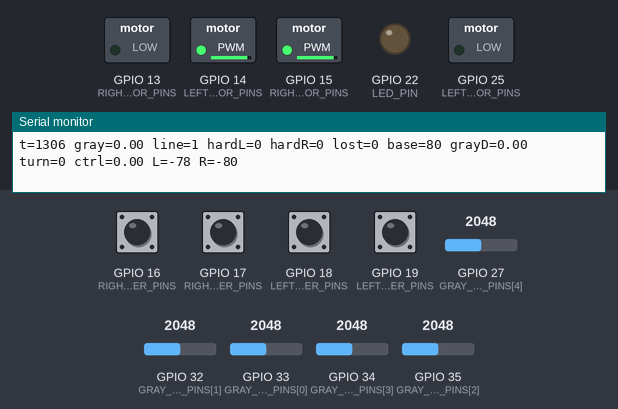
This program was run on a simulated ESP32. On the bench: switched loads named in the program (green lamp = pin HIGH), output pins drawn as LEDs (lit = HIGH), the last lines printed to the serial monitor. The test bench sets the inputs (shaded band); at power-on: GPIO 16 (RIGHT_ENCODER_PINS), GPIO 17 (RIGHT_ENCODER_PINS), GPIO 18 (LEFT_ENCODER_PINS), GPIO 19 (LEFT_ENCODER_PINS) HIGH, GPIO 27 (GRAY_SENSOR_PINS[4]) = 2048, GPIO 32 (GRAY_SENSOR_PINS[1]) = 2048, GPIO 33 (GRAY_SENSOR_PINS[0]) = 2048, GPIO 34 (GRAY_SENSOR_PINS[3]) = 2048, GPIO 35 (GRAY_SENSOR_PINS[2]) = 2048 (analog values on the 0–4095 scale).

Above: at 1.5 s.
1.6 s: GPIO 27 (GRAY_SENSOR_PINS[4]) set to 2866
At 1.95 s:
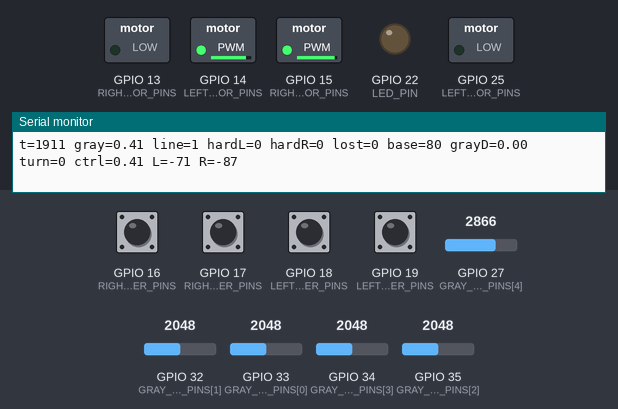
4.6 s: GPIO 32 (GRAY_SENSOR_PINS[1]) set to 2866
At 4.96 s:
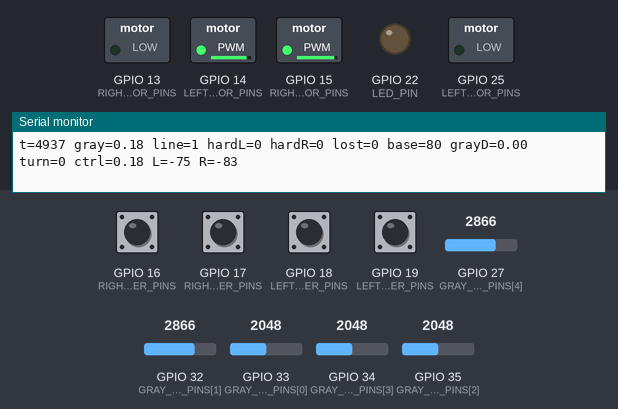
7.6 s: GPIO 33 (GRAY_SENSOR_PINS[0]) set to 2866
At 7.97 s:
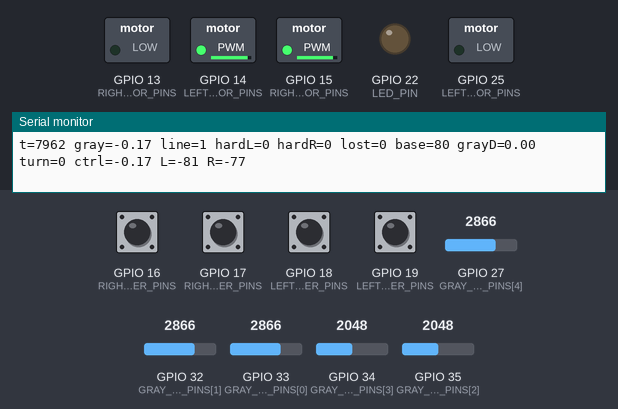
10.6 s: GPIO 34 (GRAY_SENSOR_PINS[3]) set to 2866
At 10.98 s:
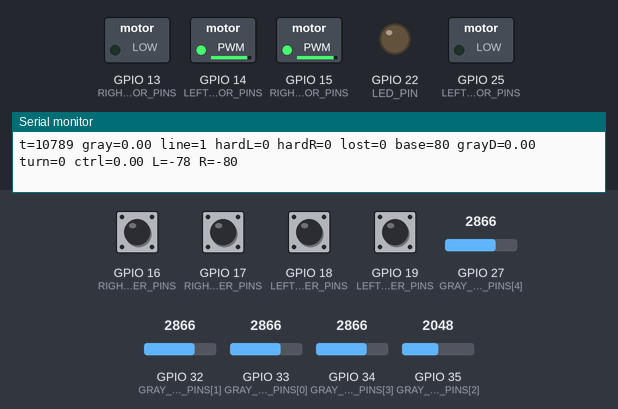
13.6 s: GPIO 27 (GRAY_SENSOR_PINS[4]) set to 3972
At 13.99 s:
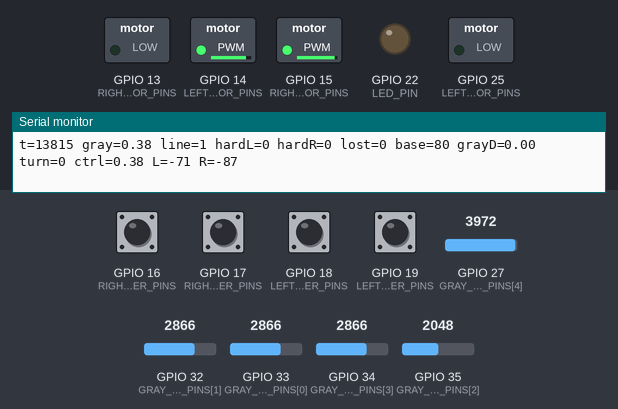
16.6 s: GPIO 35 (GRAY_SENSOR_PINS[2]) set to 2866
At 16.99 s:
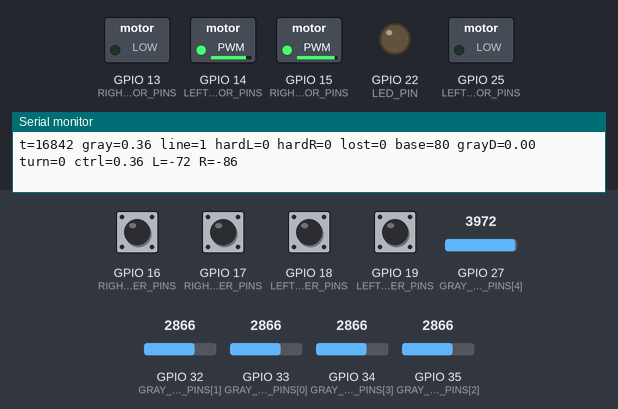
Timing chart, 0 to 20.6 s (numbered marks = the images above; inputs shaded):
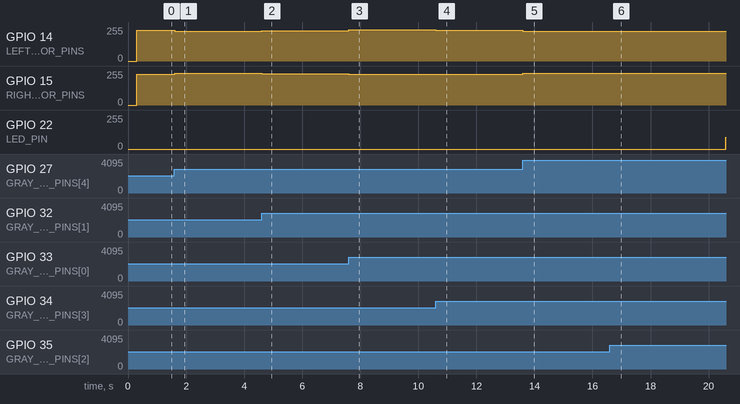

Measured:
- after the input at 1.6 s, GPIO 14 (LEFT_MOTOR_PINS): 230/255 → 222/255 at once; GPIO 15 (RIGHT_MOTOR_PINS): 232/255 → 240/255 at once; GPIO 22 (LED_PIN): stays 0/255 (without the input it goes to 197/255 after 3.0 s)
- after the input at 4.6 s, GPIO 14 (LEFT_MOTOR_PINS): 222/255 → 227/255 at once; GPIO 15 (RIGHT_MOTOR_PINS): 240/255 → 236/255 at once; GPIO 22 (LED_PIN): stays 0/255 (without the input it goes to 141/255 after 3.0 s)
- after the input at 7.6 s, GPIO 14 (LEFT_MOTOR_PINS): 227/255 → 233/255 at once; GPIO 15 (RIGHT_MOTOR_PINS): 236/255 → 229/255 at once; GPIO 22 (LED_PIN): stays 0/255 (without the input it goes to 30/255 after 3.0 s)
- after the input at 10.6 s, GPIO 14 (LEFT_MOTOR_PINS): 233/255 → 230/255 at once; GPIO 15 (RIGHT_MOTOR_PINS): 229/255 → 232/255 at once; GPIO 22 (LED_PIN): stays 0/255 (without the input it goes to 197/255 after 3.0 s)
- after the input at 13.6 s, GPIO 14 (LEFT_MOTOR_PINS): 230/255 → 222/255 at once; GPIO 15 (RIGHT_MOTOR_PINS): 232/255 → 240/255 at once; GPIO 22 (LED_PIN): stays 0/255 (without the input it goes to 141/255 after 3.0 s)
- after the input at 16.6 s, GPIO 14 (LEFT_MOTOR_PINS): 222/255 → 223/255 at once; GPIO 15 (RIGHT_MOTOR_PINS): 240/255 → 239/255 at once

The program:

main.cpp
```cpp
#include <Arduino.h>
#include <math.h>
#include <stdio.h>
#include "params.h"

class Motor {
public:
    Motor(int in1, int in2, int ch1, int ch2, bool reverse = false)
        : in1Pin(in1), in2Pin(in2), pwmCh1(ch1), pwmCh2(ch2), reversed(reverse) {}

    void begin() {
        ledcSetup(pwmCh1, PWM_FREQ, PWM_RESOLUTION);
        ledcSetup(pwmCh2, PWM_FREQ, PWM_RESOLUTION);
        ledcAttachPin(in1Pin, pwmCh1);
        ledcAttachPin(in2Pin, pwmCh2);
        stop();
    }

    void setSpeed(int speed) {
        speed = constrain(speed, -100, 100);

        if (reversed) {
            speed = -speed;
        }

        int absSpeed = abs(speed);
        int duty = 0;

        if (absSpeed > 0) {
            const int MIN_DUTY = 580;
            duty = map(absSpeed, 1, 100, MIN_DUTY, PWM_MAX);
            duty = constrain(duty, 0, PWM_MAX);
        }

        if (speed > 0) {
            ledcWrite(pwmCh1, duty);
            ledcWrite(pwmCh2, 0);
        } else if (speed < 0) {
            ledcWrite(pwmCh1, 0);
            ledcWrite(pwmCh2, duty);
        } else {
            stop();
        }
    }

    void stop() {
        ledcWrite(pwmCh1, 0);
        ledcWrite(pwmCh2, 0);
    }

private:
    int in1Pin;
    int in2Pin;
    int pwmCh1;
    int pwmCh2;
    bool reversed;
};

class Encoder {
public:
    Encoder(int a, int b, bool reverse = false)
        : pinA(a), pinB(b), reversed(reverse) {}

    void begin() {
        pinMode(pinA, INPUT_PULLUP);
        pinMode(pinB, INPUT_PULLUP);
        lastA = digitalRead(pinA);
    }

    void update() {
        int currentA = digitalRead(pinA);
        int currentB = digitalRead(pinB);

        if (currentA != lastA && currentA == HIGH) {
            int step = (currentB == LOW) ? -1 : 1;
            count += reversed ? -step : step;
        }

        lastA = currentA;
    }

    long read() {
        return count;
    }

    void reset() {
        count = 0;
    }

private:
    int pinA;
    int pinB;
    bool reversed;
    long count = 0;
    int lastA = 0;
};

class BreathingLed {
public:
    BreathingLed(int pin, int ch) : ledPin(pin), pwmCh(ch) {}

    void begin() {
        ledcSetup(pwmCh, LED_PWM_FREQ, PWM_RESOLUTION);
        ledcAttachPin(ledPin, pwmCh);
        ledcWrite(pwmCh, 0);
    }

    void update() {
        duty += step;

        if (duty >= PWM_MAX) {
            duty = PWM_MAX;
            step = -LED_BREATH_STEP;
        } else if (duty <= 0) {
            duty = 0;
            step = LED_BREATH_STEP;
        }

        ledcWrite(pwmCh, duty);
    }

    void off() {
        ledcWrite(pwmCh, 0);
    }

private:
    int ledPin;
    int pwmCh;
    int duty = 0;
    int step = LED_BREATH_STEP;
};

class GraySensorArray {
public:
    void begin() {
        analogReadResolution(12);

        for (int i = 0; i < 5; i++) {
            pinMode(GRAY_SENSOR_PINS[i], INPUT);
            analogSetPinAttenuation(GRAY_SENSOR_PINS[i], ADC_11db);
        }
    }

    void readRaw(int values[5]) {
        for (int i = 0; i < 5; i++) {
            values[i] = analogRead(GRAY_SENSOR_PINS[i]);
        }
    }

    float readTurnWeight(int values[5], bool active[5], int &activeCount) {
        readRaw(values);

        float weightedSum = 0.0f;
        float signalSum = 0.0f;
        activeCount = 0;

        for (int i = 0; i < 5; i++) {
            active[i] = values[i] > GRAY_THRESHOLD;

            if (active[i]) {
                float signal = static_cast<float>(values[i] - GRAY_THRESHOLD);
                weightedSum += static_cast<float>(GRAY_SENSOR_WEIGHTS[i]) * signal;
                signalSum += signal;
                activeCount++;
            }
        }

        if (signalSum <= 0.0f) {
            return lastTurnWeight;
        }

        // 使用模拟量强度拟合目标线位置，保留连续误差，减少二值跳变带来的抖动。
        float turnWeight = weightedSum / signalSum;

        lastTurnWeight = turnWeight;
        return turnWeight;
    }

private:
    float lastTurnWeight = 0.0f;
};

Motor leftMotor(LEFT_MOTOR_PINS[0], LEFT_MOTOR_PINS[1], 0, 1, true);
Motor rightMotor(RIGHT_MOTOR_PINS[0], RIGHT_MOTOR_PINS[1], 2, 3, false);

Encoder leftEncoder(LEFT_ENCODER_PINS[0], LEFT_ENCODER_PINS[1]);
Encoder rightEncoder(RIGHT_ENCODER_PINS[0], RIGHT_ENCODER_PINS[1]);

BreathingLed led(LED_PIN, 4);
GraySensorArray gray;

// 记录上一次转向方向
// -1 = 上次偏左
//  1 = 上次偏右
int lastTurnDir = 1;

// 直角弯 / 丢线确认计数
int leftHardCount = 0;
int rightHardCount = 0;
int lostLineCount = 0;
float lastGrayDWeight = 0.0f;
bool hasGrayDWeight = false;
int straightLockCount = 0;

void setup() {
    Serial.begin(115200);
    delay(300);

    leftMotor.begin();
    rightMotor.begin();

    leftEncoder.begin();
    rightEncoder.begin();

    led.begin();
    gray.begin();

    Serial.printf(
        "Gray pins: %d,%d,%d,%d,%d\r\n",
        GRAY_SENSOR_PINS[0],
        GRAY_SENSOR_PINS[1],
        GRAY_SENSOR_PINS[2],
        GRAY_SENSOR_PINS[3],
        GRAY_SENSOR_PINS[4]
    );
}

void loop() {
    leftEncoder.update();
    rightEncoder.update();

    int values[5];
    bool active[5];
    int activeCount = 0;

    float turnWeight = gray.readTurnWeight(values, active, activeCount);

    bool lineSeen = activeCount > 0;

    // =========================
    // 丢线确认
    // =========================
    if (!lineSeen) {
        lostLineCount++;
    } else {
        lostLineCount = 0;
    }

    // =========================
    // 直角弯防误判
    // =========================
    // 左直角弯：
    // 左外侧压线，并且右侧没有压线；允许中间/左内侧仍在线上，提前触发。
    if (active[0] && !active[3] && !active[4]) {
        leftHardCount++;
    } else {
        leftHardCount = 0;
    }

    // 右直角弯：
    // 右外侧压线，并且左侧没有压线；允许中间/右内侧仍在线上，提前触发。
    if (active[4] && !active[1] && !active[0]) {
        rightHardCount++;
    } else {
        rightHardCount = 0;
    }

    bool hardLeft = leftHardCount >= HARD_CONFIRM_COUNT;
    bool hardRight = rightHardCount >= HARD_CONFIRM_COUNT;
    bool realLost = lostLineCount >= LOST_CONFIRM_COUNT;

    bool straightCandidate = active[2] && !active[0] && !active[1] && !active[3] && !active[4] && !hardLeft && !hardRight;
    if (straightCandidate) {
        straightLockCount++;
    } else {
        straightLockCount = 0;
    }

    // 只在当前确实看到线时，更新“上一次偏左/偏右”的记忆
    if (lineSeen) {
        if (hardLeft) {
            lastTurnDir = -1;
        } else if (hardRight) {
            lastTurnDir = 1;
        } else if (turnWeight < 0) {
            lastTurnDir = -1;
        } else if (turnWeight > 0) {
            lastTurnDir = 1;
        }
    }

    int finalTurnWeight = static_cast<int>(lroundf(turnWeight));
    float controlTurnWeight = turnWeight;
    float grayDCorrection = 0.0f;

    if (realLost) {
        // 真丢线时，按上一次偏左/偏右的方向去找回黑线
        if (lastTurnDir > 0) {
            finalTurnWeight = LOST_TURN_WEIGHT;
        } else {
            finalTurnWeight = -LOST_TURN_WEIGHT;
        }
        controlTurnWeight = static_cast<float>(finalTurnWeight);

    } else if (hardLeft) {
        // 左直角弯：直接给一个固定的强转向权重
        finalTurnWeight = -HARD_TURN_WEIGHT;
        controlTurnWeight = static_cast<float>(finalTurnWeight);

    } else if (hardRight) {
        // 右直角弯：直接给一个固定的强转向权重
        finalTurnWeight = HARD_TURN_WEIGHT;
        controlTurnWeight = static_cast<float>(finalTurnWeight);

    } else {
        // 普通循迹：直接使用灰度传感器算出来的转向权重
        finalTurnWeight = static_cast<int>(lroundf(turnWeight));
        controlTurnWeight = turnWeight;

        bool centerLocked = ENABLE_STRAIGHT_CENTER_LOCK && straightLockCount >= STRAIGHT_LOCK_CONFIRM_COUNT;
        if (centerLocked) {
            controlTurnWeight = 0.0f;
            lastGrayDWeight = turnWeight;
            hasGrayDWeight = true;

        } else if (straightCandidate) {
            lastGrayDWeight = turnWeight;
            hasGrayDWeight = true;

        } else if (ENABLE_GRAY_D_CORRECTION && lineSeen) {
            if (hasGrayDWeight) {
                float deltaWeight = turnWeight - lastGrayDWeight;
                grayDCorrection = GRAY_D_GAIN * deltaWeight;
                grayDCorrection = constrain(
                    grayDCorrection,
                    -GRAY_D_CORRECTION_CLAMP,
                    GRAY_D_CORRECTION_CLAMP
                );
                controlTurnWeight += grayDCorrection;
            }

            lastGrayDWeight = turnWeight;
            hasGrayDWeight = true;
        } else {
            hasGrayDWeight = false;
            lastGrayDWeight = turnWeight;
        }
    }

    finalTurnWeight = static_cast<int>(lroundf(controlTurnWeight));
    int speedDelta = static_cast<int>(lroundf(TURN_SPEED_STEP * controlTurnWeight));

    // 速度差公式：
    // turnWeight > 0 时，右轮更快，车身向右修正
    // turnWeight < 0 时，左轮更快，车身向左修正
    int leftSpeed = BASE_SPEED - speedDelta;
    int rightSpeed = BASE_SPEED + speedDelta;

    // 左电机通常会比右电机略快一点，这里做整体补偿
    leftSpeed += LEFT_SPEED_TRIM;

    // 限制输出范围，避免速度超出电机允许值
    leftSpeed = -constrain(leftSpeed, -MAX_SPEED, MAX_SPEED);
    rightSpeed = -constrain(rightSpeed, -MAX_SPEED, MAX_SPEED);

    leftMotor.setSpeed(leftSpeed);
    rightMotor.setSpeed(rightSpeed);

    led.update();

    static uint32_t lastPrintMs = 0;
    uint32_t now = millis();

    if (now - lastPrintMs >= PRINT_INTERVAL_MS) {
        lastPrintMs = now;
        Serial.printf(
            "t=%lu gray=%.2f line=%d hardL=%d hardR=%d lost=%d base=%d grayD=%.2f turn=%d ctrl=%.2f L=%d R=%d\r\n",
            static_cast<unsigned long>(now),
            turnWeight,
            lineSeen ? 1 : 0,
            hardLeft ? 1 : 0,
            hardRight ? 1 : 0,
            realLost ? 1 : 0,
            BASE_SPEED,
            grayDCorrection,
            finalTurnWeight,
            controlTurnWeight,
            leftSpeed,
            rightSpeed
        );
    }

    delay(LOOP_DELAY_MS);
}
```

params.h
```cpp
#pragma once

// =========================
// 基础硬件参数
// =========================

// 电机 PWM 频率，影响驱动频率
constexpr int PWM_FREQ = 20000;
// PWM 分辨率，ESP32 这里一般保持 10 位
constexpr int PWM_RESOLUTION = 10;
// PWM 最大占空比，对应 100%
constexpr int PWM_MAX = 1023;

// 左电机整体补偿。
// 左轮偏快就填负数，左轮偏慢就填正数。
constexpr int LEFT_SPEED_TRIM = -2;

// 基础前进速度。
// 太容易冲出去就调小，跑得太慢就调大。
constexpr int BASE_SPEED = 80;

// 最大速度限制，防止输出过大。
constexpr int MAX_SPEED = 90;

// 普通循迹转向力度。
// 这里相当于差速转向的 P：弯转不过就加大，左右抖就减小。
constexpr int TURN_SPEED_STEP = 18;

// 是否启用直道锁中。中间探头在线且左右外侧没压线时，不做小幅修正。
constexpr bool ENABLE_STRAIGHT_CENTER_LOCK = true;

// 连续检测到几次直道状态，才进入锁中。避免弯道入口/传感器临界值来回切换。
constexpr int STRAIGHT_LOCK_CONFIRM_COUNT = 3;

// 是否启用 V1 本地灰度 PD 的 D 项。
// 默认关闭，保持当前稳定巡线行为；要抑制小幅摆头时再打开。
constexpr bool ENABLE_GRAY_D_CORRECTION = true;

// 灰度误差变化量对转向的阻尼强度。
// 太抖就加大一点；入弯变钝或转不过就减小。
constexpr float GRAY_D_GAIN = 4.0f;

// 灰度 D 单次最大修正，防止权重跳变时一把修过头。
constexpr float GRAY_D_CORRECTION_CLAMP = 6.0f;

// 直角弯时使用的强制转向权重。
// 转出去或甩头就降低；直角转不过再升。
constexpr int HARD_TURN_WEIGHT = 55;

// 丢线找线时使用的转向权重。
// 丢线后找不回来就升到 5；乱甩就降到 3
constexpr int LOST_TURN_WEIGHT = 5;

// 连续检测到几次外侧压线，才认为是直角弯
// 抖动和误识别时用 2 或 3；响应太慢再降到 1。
constexpr int HARD_CONFIRM_COUNT = 1;

// 连续丢线几次，才进入丢线找线
// 误触发 LOST 就升到 4；丢线救不回来就降到 2
constexpr int LOST_CONFIRM_COUNT = 4;

// 主循环延时
// 3ms 反应更快；太抖再加到 5ms。
constexpr int LOOP_DELAY_MS = 3;

// 串口打印间隔
constexpr int PRINT_INTERVAL_MS = 200;

// 左外、左内、中、右内、右外。
constexpr int GRAY_SENSOR_PINS[5] = {33, 32, 35, 34, 27};
// 灰度传感器触发阈值。
// 读数高于这个值就认为压到线了。
constexpr int GRAY_THRESHOLD = 600;

// 五个灰度传感器对应的转向权重：
// 左外、左内、中、右内、右外。
// 比 {-10,-5,0,5,10} 温和，但比 {-4,-2,0,2,4} 更早点给出弯道偏差。
constexpr int GRAY_SENSOR_WEIGHTS[5] = {-4, -2, 0, 2, 4};

// 指示灯 PWM 参数
constexpr int LED_PIN = 22;
constexpr int LED_PWM_FREQ = 1000;
constexpr int LED_BREATH_STEP = 24;

// 左右电机驱动引脚
constexpr int LEFT_MOTOR_PINS[2] = {14, 25};
constexpr int RIGHT_MOTOR_PINS[2] = {13, 15};

// 左右编码器引脚
constexpr int LEFT_ENCODER_PINS[2] = {18, 19};
constexpr int RIGHT_ENCODER_PINS[2] = {16, 17};
```
